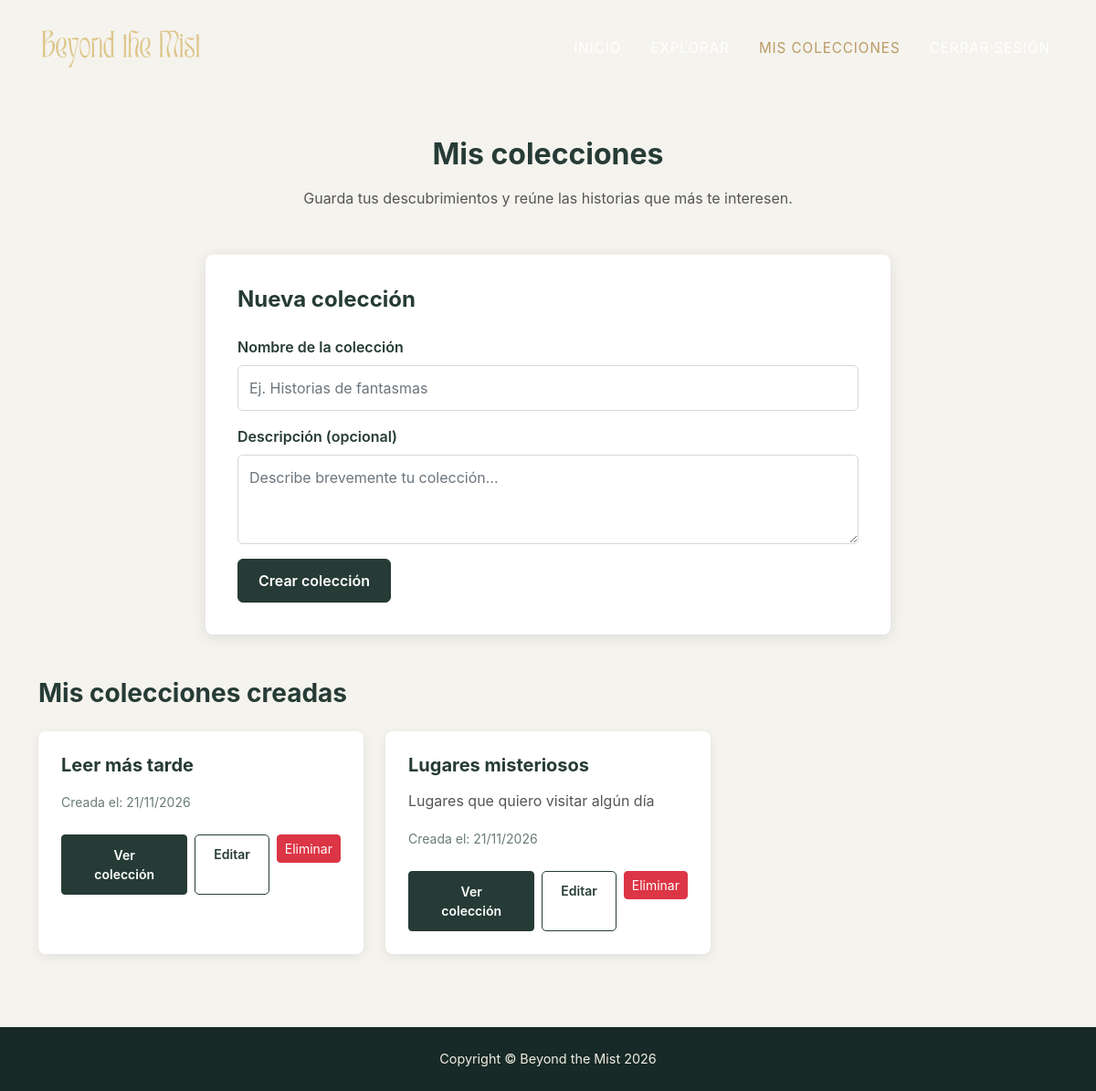
The app's page /colecciones.php (signed in), older data.
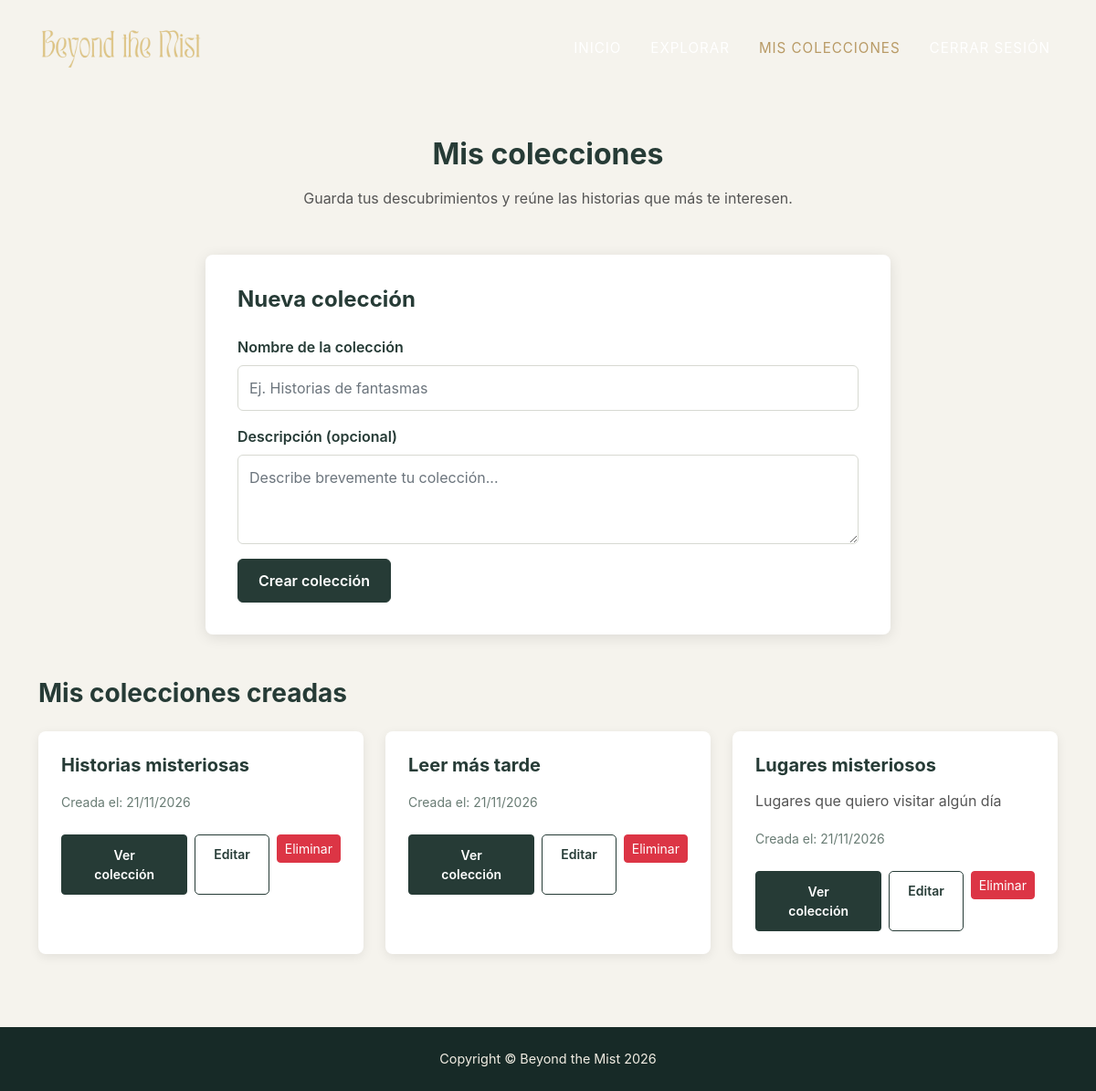
The same page, newer data.
### tables this page shows
CREATE TABLE colecciones (
    id INTEGER PRIMARY KEY AUTOINCREMENT,
    usuario_id INTEGER NOT NULL,
    nombre TEXT NOT NULL,
    descripcion TEXT,
    fecha_creacion DATETIME DEFAULT CURRENT_TIMESTAMP,
    FOREIGN KEY (usuario_id) REFERENCES usuarios(id) ON DELETE CASCADE
);

### colecciones.php (the view, shortened to what this page needs)
<?php
require_once __DIR__ . '/conexion.php';
$nombre = "";
$descripcion = "";
$consulta = $bd->prepare(
    "SELECT * FROM colecciones
     WHERE usuario_id = ?
     ORDER BY fecha_creacion DESC"
);
$consulta->execute([$_SESSION['usuario_id']]);
$colecciones = $consulta->fetchAll(PDO::FETCH_ASSOC);
?>
<!DOCTYPE html>
<html lang="es">
<head>
    <link href="https://cdn.jsdelivr.net/npm/bootstrap@5.2.3/dist/css/bootstrap.min.css" rel="stylesheet">
    <link href="css/styles.css" rel="stylesheet">
</head>
<body>
    <nav class="navbar navbar-expand-lg navbar-dark fixed-top" id="mainNav">
        <div class="container">
            <a class="navbar-brand" href="index.php">
                <img src="assets/img/masthead/logo.png" alt="Beyond the Mist">
            </a>
            <div class="collapse navbar-collapse" id="navbarResponsive">
                <ul class="navbar-nav text-uppercase ms-auto py-4 py-lg-0">
                    <li class="nav-item">
                        <a class="nav-link" href="index.php">Inicio</a>
                    </li>
                    <li class="nav-item">
                        <a class="nav-link" href="explorar.php">Explorar</a>
                    </li>
                    <li class="nav-item">
                        <a class="nav-link active" href="colecciones.php">Mis colecciones</a>
                    </li>
                    <li class="nav-item">
                        <a class="nav-link" href="logout.php">Cerrar sesión</a>
                    </li>
                </ul>
            </div>
        </div>
    </nav>
    <section class="colecciones-section">
        <div class="container">
            <div class="text-center mb-5">
                <h2 class="titulo-colecciones">Mis colecciones</h2>
                <p>
                    Guarda tus descubrimientos y reúne las historias
                    que más te interesen.
                </p>
            </div>
            <div class="formulario-coleccion">
                <h4>Nueva colección</h4>
                <form method="POST" action="colecciones.php">
                    <div class="mb-3">
                        <label for="nombre" class="form-label">
                            Nombre de la colección
                        </label>
                        <input
                            type="text"
                            class="form-control"
                            id="nombre"
                            name="nombre"
                            value="<?= htmlspecialchars($nombre) ?>"
                            placeholder="Ej. Historias de fantasmas"
                            required
                        >
                    </div>
                    <div class="mb-3">
                        <label for="descripcion" class="form-label">
                            Descripción (opcional)
                        </label>
                        <textarea
                            class="form-control"
                            id="descripcion"
                            name="descripcion"
                            rows="3"
                            placeholder="Describe brevemente tu colección..."
                        ><?= htmlspecialchars($descripcion) ?></textarea>
                    </div>
                    <button type="submit" class="btn btn-coleccion">
                        Crear colección
                    </button>
                </form>
            </div>
            <div class="mt-5">
                <h3 class="titulo-lista-colecciones mb-4">
                    Mis colecciones creadas
                </h3>
                <?php if (count($colecciones) > 0): ?>
                    <div class="row row-cols-1 row-cols-md-2 row-cols-lg-3 g-4">
                        <?php foreach ($colecciones as $coleccion): ?>
                            <div class="col">
                                <div class="card tarjeta-coleccion h-100">
                                    <div class="card-body">
                                        <h5 class="card-title">
                                            <?= htmlspecialchars($coleccion['nombre']) ?>
                                        </h5>
                                        <p class="card-text">
                                            <?= htmlspecialchars($coleccion['descripcion'] ?? '') ?>
                                        </p>
                                        <small>
                                            Creada el:
                                            <?= date('d/m/Y', strtotime($coleccion['fecha_creacion'])) ?>
                                        </small>
                                        <div class="mt-4 d-flex gap-2">
                                            <a
                                                href="ver_coleccion.php?id=<?= $coleccion['id'] ?>"
                                                class="btn btn-sm btn-coleccion"
                                            >
                                                Ver colección
                                            </a>
                                            <a
                                                href="editar_coleccion.php?id=<?= $coleccion['id'] ?>"
                                                class="btn btn-sm btn-volver"
                                            >
                                                Editar
                                            </a>
                                            <form
                                                action="eliminar_coleccion.php"
                                                method="POST"
                                                onsubmit="return confirm('¿Estás seguro de que deseas eliminar esta colección?');"
                                            >
                                                <button type="submit" class="btn btn-sm btn-danger">
                                                    Eliminar
                                                </button>
                                            </form>
                                        </div>
                                    </div>
                                </div>
                            </div>
                        <?php endforeach; ?>
                    </div>
                <?php endif; ?>
            </div>
        </div>
    </section>
    <footer class="footer py-4">
        <div class="container">
            <div class="text-center">
                <span class="copyright">
                    Copyright &copy; Beyond the Mist 2026
                </span>
            </div>
        </div>
    </footer>
</body>
</html>

Row changes from the older to the newer data that the page shows:
added colecciones: nombre "Historias misteriosas", fecha_creacion "21/11/2026"
